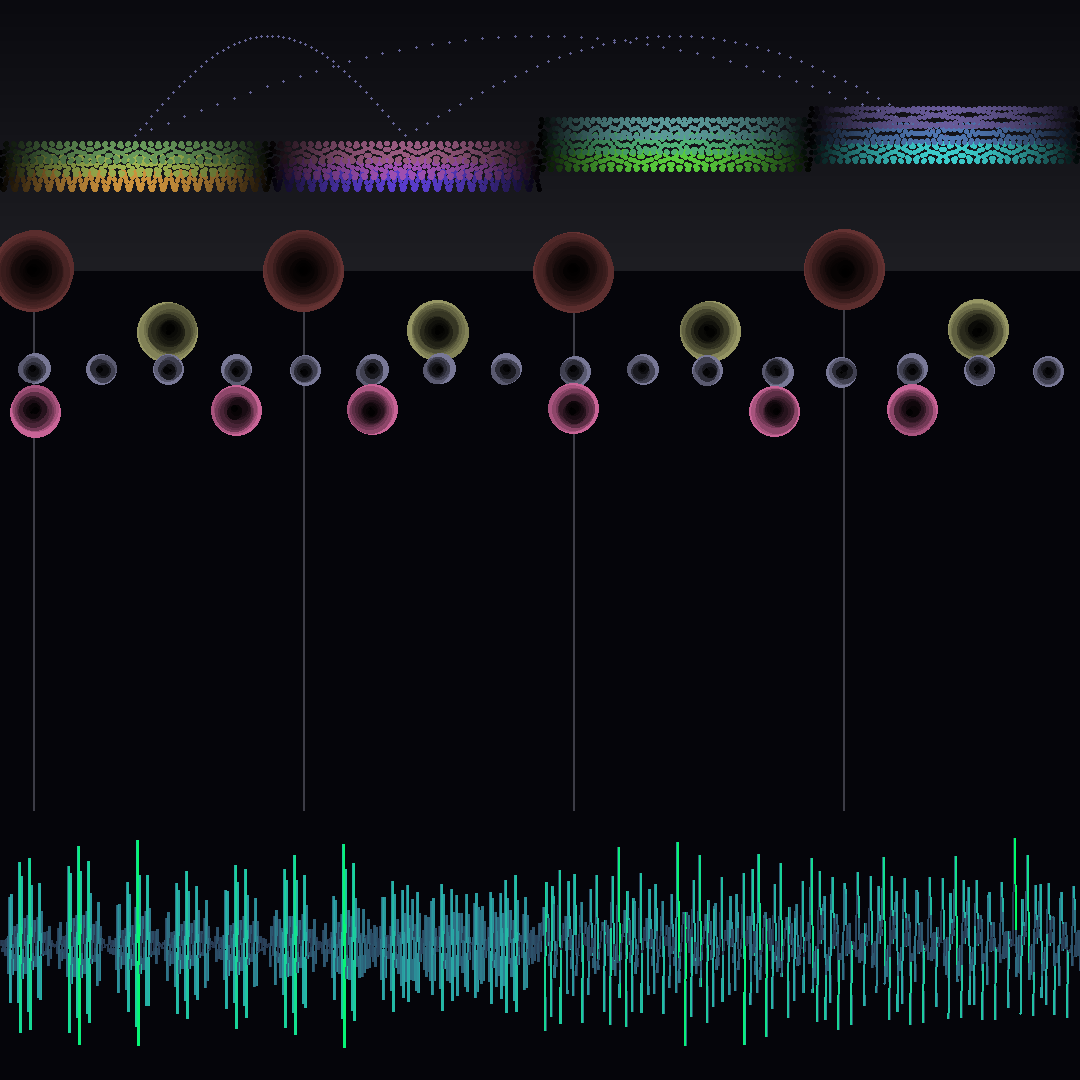

Source code (Python):
import numpy as np
from PIL import Image, ImageDraw
import math
import colorsys

# Harmonic Architecture - Building Visual Music
# Where frequencies become form, where rhythm creates structure

WIDTH, HEIGHT = 1080, 1080

# Create the canvas
image = Image.new('RGB', (WIDTH, HEIGHT), (5, 5, 10))
draw = ImageDraw.Draw(image)

# Musical parameters
FUNDAMENTAL = 55  # A1 in Hz
TEMPO = 120  # BPM
MEASURES = 4
BEATS_PER_MEASURE = 4

# Define a chord progression (in terms of frequency ratios)
chord_progression = [
    # I - Major (1:1, 5:4, 3:2) - tonic
    {'name': 'I', 'ratios': [1, 5/4, 3/2], 'color_base': 0.1},  # Red-orange
    # vi - Minor (1:1, 6:5, 3:2) - relative minor
    {'name': 'vi', 'ratios': [1, 6/5, 3/2], 'color_base': 0.7},  # Blue
    # IV - Major (4:3, 5:3, 2:1) - subdominant
    {'name': 'IV', 'ratios': [4/3, 5/3, 2], 'color_base': 0.3},  # Yellow-green
    # V - Major (3:2, 15:8, 9:4) - dominant
    {'name': 'V', 'ratios': [3/2, 15/8, 9/4], 'color_base': 0.5},  # Cyan
]

# Time parameters
total_beats = MEASURES * BEATS_PER_MEASURE
beat_duration = 60 / TEMPO  # seconds per beat

print("Composing visual music...")

# Create frequency spectrum visualization
spectrum_height = HEIGHT // 4

# Draw background frequency gradient
for y in range(spectrum_height):
    frequency_factor = y / spectrum_height
    color_value = int(10 + 20 * frequency_factor)
    draw.rectangle([(0, y), (WIDTH, y + 1)], fill=(color_value, color_value, color_value + 5))

# Visualize each chord in the progression
chord_width = WIDTH // len(chord_progression)

for chord_idx, chord in enumerate(chord_progression):
    x_start = chord_idx * chord_width
    x_end = x_start + chord_width
    
    print(f"  Rendering chord {chord['name']}...")
    
    # Draw harmonic series for this chord
    for ratio_idx, ratio in enumerate(chord['ratios']):
        frequency = FUNDAMENTAL * ratio
        
        # Map frequency to vertical position (log scale)
        y_pos = spectrum_height - int(spectrum_height * math.log2(ratio + 1) / 3)
        
        # Color based on chord and harmonic
        hue = chord['color_base'] + ratio_idx * 0.1
        saturation = 0.7 - ratio_idx * 0.15
        value = 0.8 - ratio_idx * 0.1
        
        r, g, b = [int(255 * c) for c in colorsys.hsv_to_rgb(hue % 1, saturation, value)]
        
        # Draw frequency band
        for x in range(x_start, x_end):
            # Add wave pattern
            wave_offset = int(10 * math.sin(x * frequency / 100))
            y = y_pos + wave_offset
            
            if 0 <= y < spectrum_height:
                # Intensity falls off from center
                distance_from_center = abs(x - (x_start + x_end) / 2) / (chord_width / 2)
                intensity = 1 - distance_from_center ** 2
                
                draw.ellipse([x-2, y-2, x+2, y+2], 
                           fill=(int(r * intensity), int(g * intensity), int(b * intensity)))

# Create rhythmic patterns in the middle section
rhythm_section_y = spectrum_height
rhythm_height = HEIGHT // 2

print("Building rhythmic structures...")

# Define rhythm patterns (1 = hit, 0 = rest)
rhythm_patterns = [
    {'name': 'kick', 'pattern': [1, 0, 0, 0, 1, 0, 0, 0], 'y_offset': 0, 'size': 40, 'color': (100, 50, 50)},
    {'name': 'snare', 'pattern': [0, 0, 1, 0, 0, 0, 1, 0], 'y_offset': 60, 'size': 30, 'color': (150, 150, 100)},
    {'name': 'hihat', 'pattern': [1, 1, 1, 1, 1, 1, 1, 1], 'y_offset': 100, 'size': 15, 'color': (120, 120, 150)},
    {'name': 'accent', 'pattern': [1, 0, 0, 1, 0, 1, 0, 0], 'y_offset': 140, 'size': 25, 'color': (200, 100, 150)},
]

# Calculate beat positions
beat_width = WIDTH / total_beats

for beat in range(total_beats):
    x_center = int(beat * beat_width + beat_width / 2)
    measure = beat // BEATS_PER_MEASURE
    beat_in_measure = beat % BEATS_PER_MEASURE
    
    # Draw measure lines
    if beat_in_measure == 0:
        draw.line([(x_center, rhythm_section_y), (x_center, rhythm_section_y + rhythm_height)],
                 fill=(60, 60, 70), width=2)
    
    # Draw rhythm patterns
    for pattern in rhythm_patterns:
        pattern_idx = beat % len(pattern['pattern'])
        if pattern['pattern'][pattern_idx]:
            y_center = rhythm_section_y + pattern['y_offset']
            
            # Draw rhythm hit with decay
            for r in range(pattern['size'], 0, -2):
                decay = r / pattern['size']
                alpha = decay ** 2
                
                color = tuple(int(c * alpha) for c in pattern['color'])
                
                # Add slight randomness for organic feel
                x_var = x_center + np.random.randint(-2, 3)
                y_var = y_center + np.random.randint(-2, 3)
                
                draw.ellipse([x_var - r, y_var - r, x_var + r, y_var + r],
                           fill=color)

# Create waveform visualization at the bottom
waveform_y = rhythm_section_y + rhythm_height
waveform_height = HEIGHT - waveform_y

print("Synthesizing waveforms...")

# Generate composite waveform
samples = WIDTH * 4  # Oversampling for smooth curves
time = np.linspace(0, total_beats * beat_duration, samples)

# Mix all frequencies from the chord progression
composite_wave = np.zeros(samples)

for t_idx, t in enumerate(time):
    # Determine which chord we're in
    beat_position = (t / beat_duration) % total_beats
    chord_idx = int(beat_position / BEATS_PER_MEASURE) % len(chord_progression)
    chord = chord_progression[chord_idx]
    
    # Sum the frequencies in the chord
    for ratio in chord['ratios']:
        frequency = FUNDAMENTAL * ratio
        # Add envelope for more musical feel
        envelope = math.exp(-0.5 * (beat_position % 1))
        composite_wave[t_idx] += envelope * math.sin(2 * math.pi * frequency * t)

# Normalize waveform
composite_wave = composite_wave / np.max(np.abs(composite_wave))

# Draw waveform
waveform_center = waveform_y + waveform_height // 2

for i in range(0, samples - 4, 4):  # Draw every 4th sample
    x1 = int(i * WIDTH / samples)
    x2 = int((i + 4) * WIDTH / samples)
    
    y1 = waveform_center + int(composite_wave[i] * waveform_height * 0.4)
    y2 = waveform_center + int(composite_wave[min(i + 4, samples - 1)] * waveform_height * 0.4)
    
    # Color based on amplitude
    amplitude = abs(composite_wave[i])
    hue = 0.6 - amplitude * 0.2  # Blue to green
    saturation = 0.5 + amplitude * 0.5
    value = 0.3 + amplitude * 0.7
    
    r, g, b = [int(255 * c) for c in colorsys.hsv_to_rgb(hue, saturation, value)]
    
    draw.line([(x1, y1), (x2, y2)], fill=(r, g, b), width=2)

# Add frequency relationship lines
print("Drawing harmonic relationships...")

for i in range(len(chord_progression)):
    for j in range(i + 1, len(chord_progression)):
        chord1 = chord_progression[i]
        chord2 = chord_progression[j]
        
        # Find common tones
        for r1 in chord1['ratios']:
            for r2 in chord2['ratios']:
                if abs(r1 - r2) < 0.01:  # Common tone
                    x1 = i * chord_width + chord_width // 2
                    x2 = j * chord_width + chord_width // 2
                    
                    # Draw connecting arc
                    for t in np.linspace(0, 1, 50):
                        x = x1 + (x2 - x1) * t
                        y = spectrum_height // 2 - int(100 * math.sin(math.pi * t))
                        
                        draw.ellipse([x-1, y-1, x+1, y+1], fill=(100, 100, 150, 100))

# Save the image
image.save('/home/norsninja/Art/artworks/2025-08-04_harmonic_architecture/harmonic_architecture_01.png')

print("Harmonic architecture complete.")
print("Music is mathematics in time; this image is time collapsed into space.")
print("Each frequency has found its color, each rhythm its form.")